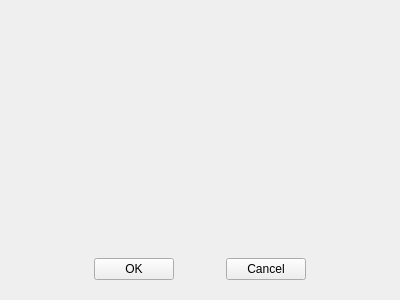
<?xml version="1.0" encoding="UTF-8"?>
<ui version="4.0">
 <class>TwoButtonsWithGrid</class>
 <widget class="QWidget" name="TwoButtonsWithGrid">
  <property name="geometry">
   <rect>
    <x>0</x>
    <y>0</y>
    <width>400</width>
    <height>300</height>
   </rect>
  </property>
  <property name="windowTitle">
   <string>Twe Buttons with Grid</string>
  </property>
  <layout class="QGridLayout" name="gridLayout" columnstretch="1,0,1">
   <property name="bottomMargin">
    <number>20</number>
   </property>
   <item row="1" column="0" alignment="Qt::AlignRight">
    <widget class="QPushButton" name="okButton">
     <property name="text">
      <string>OK</string>
     </property>
    </widget>
   </item>
   <item row="1" column="2" alignment="Qt::AlignLeft">
    <widget class="QPushButton" name="cancelButton">
     <property name="text">
      <string>Cancel</string>
     </property>
    </widget>
   </item>
   <item row="0" column="0" colspan="3">
    <widget class="QLabel" name="messageLabel">
     <property name="text">
      <string/>
     </property>
    </widget>
   </item>
   <item row="1" column="1">
    <spacer name="horizontalSpacer">
     <property name="orientation">
      <enum>Qt::Horizontal</enum>
     </property>
     <property name="sizeType">
      <enum>QSizePolicy::Fixed</enum>
     </property>
     <property name="sizeHint" stdset="0">
      <size>
       <width>40</width>
       <height>0</height>
      </size>
     </property>
    </spacer>
   </item>
  </layout>
 </widget>
 <resources/>
 <connections/>
</ui>
